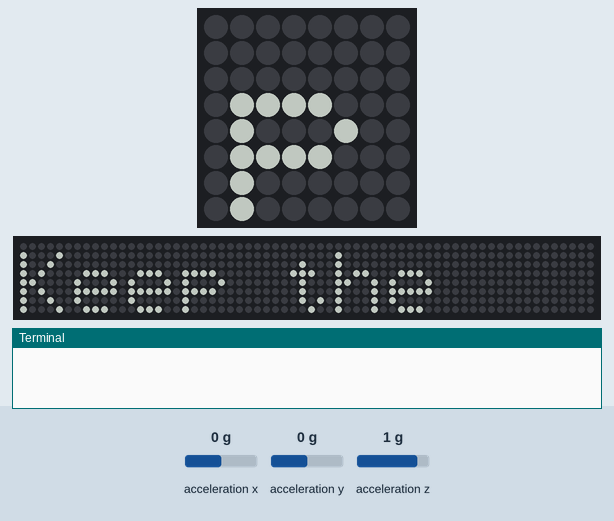
Recording of a program running on a simulated Raspberry Pi (BCM pin numbers) with a Sense HAT. Shown: the Sense HAT's 8×8 RGB LED matrix, a strip that is not on the board, showing the scrolling text unrolled, the last lines printed to the terminal. The test bench sets the inputs (shaded band); at power-on: acceleration y 0 g, acceleration x 0 g, acceleration z 1 g. Dim RGB values are drawn brighter than linear; random numbers come from a fixed seed; the 64×8 strip is a reading aid, not a part: it shows the text the matrix is scrolling, unrolled, one strip-width of it at a time. At 14.8 s the program stops and its outputs stay as they are.

Above: at 1.29 s.
1.3 s: acceleration y set to -1.4 g
At 12.7 s:
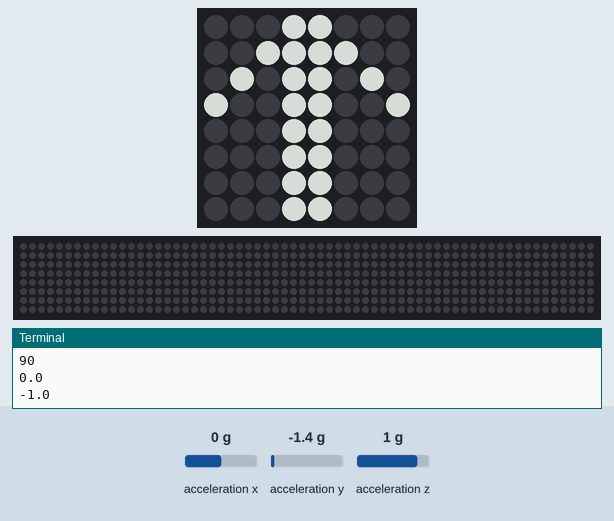
At 15.6 s:
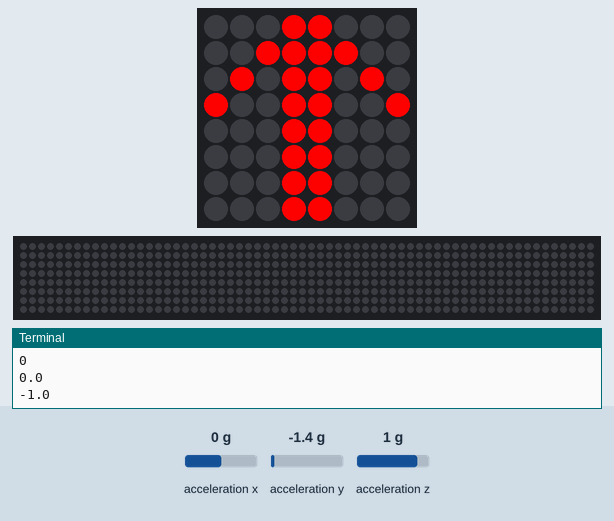

The program:

astropi_game.py
```python
# IMPORT the required libraries (sense_hat, time, random)
from sense_hat import SenseHat
from time import sleep
from random import choice

# CREATE a sense object
sense = SenseHat()

# Set up the colours (white, green, red, empty)

w = (150, 150, 150)
g = (0, 255, 0)
r = (255, 0, 0)
e = (0, 0, 0)

# Create images for three different coloured arrows

arrow = [
    e, e, e, w, w, e, e, e,
    e, e, w, w, w, w, e, e,
    e, w, e, w, w, e, w, e,
    w, e, e, w, w, e, e, w,
    e, e, e, w, w, e, e, e,
    e, e, e, w, w, e, e, e,
    e, e, e, w, w, e, e, e,
    e, e, e, w, w, e, e, e
]

arrow_red = [
    e, e, e, r, r, e, e, e,
    e, e, r, r, r, r, e, e,
    e, r, e, r, r, e, r, e,
    r, e, e, r, r, e, e, r,
    e, e, e, r, r, e, e, e,
    e, e, e, r, r, e, e, e,
    e, e, e, r, r, e, e, e,
    e, e, e, r, r, e, e, e
]

arrow_green = [
    e, e, e, g, g, e, e, e,
    e, e, g, g, g, g, e, e,
    e, g, e, g, g, e, g, e,
    g, e, e, g, g, e, e, g,
    e, e, e, g, g, e, e, e,
    e, e, e, g, g, e, e, e,
    e, e, e, g, g, e, e, e,
    e, e, e, g, g, e, e, e
]

# Set a variable pause to 3 (the initial time between turns)
# Set variables score and angle to 0
# Create a variable called play set to True (this will be used to stop the game later)
pause = 3
score = 0
angle = 0
play = True

sense.show_message("Keep the arrow pointing up", scroll_speed=0.05, text_colour=[100, 100, 100])

# WHILE play == True
while play:

    # CHOOSE a new random angle
    last_angle = angle
    while angle == last_angle:
        angle = choice([0, 90, 180, 270])

    sense.set_rotation(angle)

    # DISPLAY the white arrow
    sense.set_pixels(arrow)

    # SLEEP for current pause length
    sleep(pause)

    acceleration = sense.get_accelerometer_raw()
    x = acceleration['x']
    y = acceleration['y']
    z = acceleration['z']

    x = round(x, 0)
    y = round(y, 0)

    print(angle)
    print(x)
    print(y)

    # IF orientation matches the arrow...
    if x == -1 and angle == 180:
        # ADD a point and turn the arrow green
        sense.set_pixels(arrow_green)
        score += 1
    elif x == 1 and angle == 0:
        sense.set_pixels(arrow_green)
        score += 1
    elif y == -1 and angle == 90:
        sense.set_pixels(arrow_green)
        score += 1
    elif y == 1 and angle == 270:
        sense.set_pixels(arrow_green)
        score += 1
    else:
        # SET play to `False` and DISPLAY the red arrow
        sense.set_pixels(arrow_red)
        play = False

    # Shorten the pause duration slightly
    pause = pause * 0.95

    # Pause before the next arrow
    sleep(0.5)

# When loop is exited, display a message with the score
msg = "Your score was %s" % score
```

Measured:
- what the display in image 1 shows lasts 2.9 s, from 11.4 s to 14.3 s
